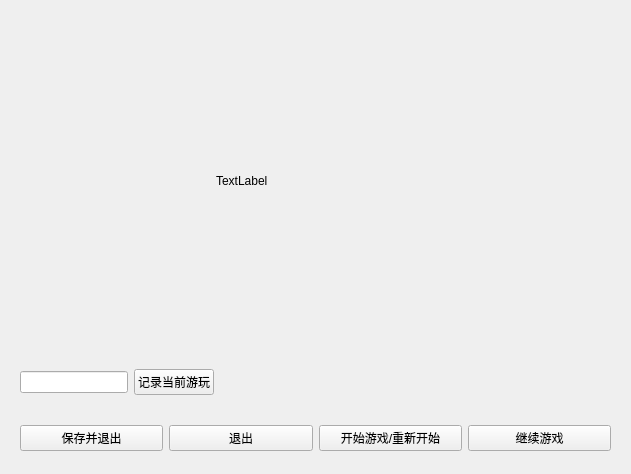
<?xml version="1.0" encoding="UTF-8"?>
<ui version="4.0">
 <class>gameInfo</class>
 <widget class="QWidget" name="gameInfo">
  <property name="geometry">
   <rect>
    <x>0</x>
    <y>0</y>
    <width>631</width>
    <height>474</height>
   </rect>
  </property>
  <property name="windowTitle">
   <string>Form</string>
  </property>
  <layout class="QVBoxLayout" name="verticalLayout">
   <item>
    <widget class="QWidget" name="widget" native="true">
     <layout class="QHBoxLayout" name="horizontalLayout_2">
      <item>
       <spacer name="horizontalSpacer">
        <property name="orientation">
         <enum>Qt::Horizontal</enum>
        </property>
        <property name="sizeHint" stdset="0">
         <size>
          <width>40</width>
          <height>20</height>
         </size>
        </property>
       </spacer>
      </item>
      <item>
       <widget class="QLabel" name="label">
        <property name="minimumSize">
         <size>
          <width>200</width>
          <height>0</height>
         </size>
        </property>
        <property name="text">
         <string>TextLabel</string>
        </property>
        <property name="scaledContents">
         <bool>false</bool>
        </property>
       </widget>
      </item>
      <item>
       <spacer name="horizontalSpacer_2">
        <property name="orientation">
         <enum>Qt::Horizontal</enum>
        </property>
        <property name="sizeHint" stdset="0">
         <size>
          <width>40</width>
          <height>20</height>
         </size>
        </property>
       </spacer>
      </item>
     </layout>
    </widget>
   </item>
   <item>
    <widget class="QWidget" name="widget_4" native="true">
     <property name="sizePolicy">
      <sizepolicy hsizetype="Fixed" vsizetype="Preferred">
       <horstretch>0</horstretch>
       <verstretch>0</verstretch>
      </sizepolicy>
     </property>
     <property name="maximumSize">
      <size>
       <width>16777215</width>
       <height>50</height>
      </size>
     </property>
     <layout class="QHBoxLayout" name="horizontalLayout_4">
      <item>
       <widget class="QLineEdit" name="lineEdit">
        <property name="sizePolicy">
         <sizepolicy hsizetype="Fixed" vsizetype="Fixed">
          <horstretch>0</horstretch>
          <verstretch>0</verstretch>
         </sizepolicy>
        </property>
       </widget>
      </item>
      <item>
       <widget class="QPushButton" name="record_button">
        <property name="sizePolicy">
         <sizepolicy hsizetype="Fixed" vsizetype="Fixed">
          <horstretch>0</horstretch>
          <verstretch>0</verstretch>
         </sizepolicy>
        </property>
        <property name="text">
         <string>记录当前游玩</string>
        </property>
       </widget>
      </item>
     </layout>
    </widget>
   </item>
   <item>
    <widget class="QWidget" name="widget_2" native="true">
     <property name="maximumSize">
      <size>
       <width>16777215</width>
       <height>50</height>
      </size>
     </property>
     <layout class="QHBoxLayout" name="horizontalLayout">
      <item>
       <widget class="QPushButton" name="save_quit_button">
        <property name="text">
         <string>保存并退出</string>
        </property>
       </widget>
      </item>
      <item>
       <widget class="QPushButton" name="exit_button">
        <property name="text">
         <string>退出</string>
        </property>
       </widget>
      </item>
      <item>
       <widget class="QPushButton" name="restart_button">
        <property name="text">
         <string>开始游戏/重新开始</string>
        </property>
       </widget>
      </item>
      <item>
       <widget class="QPushButton" name="continueGame_button">
        <property name="text">
         <string>继续游戏</string>
        </property>
       </widget>
      </item>
     </layout>
    </widget>
   </item>
  </layout>
 </widget>
 <resources/>
 <connections/>
</ui>
